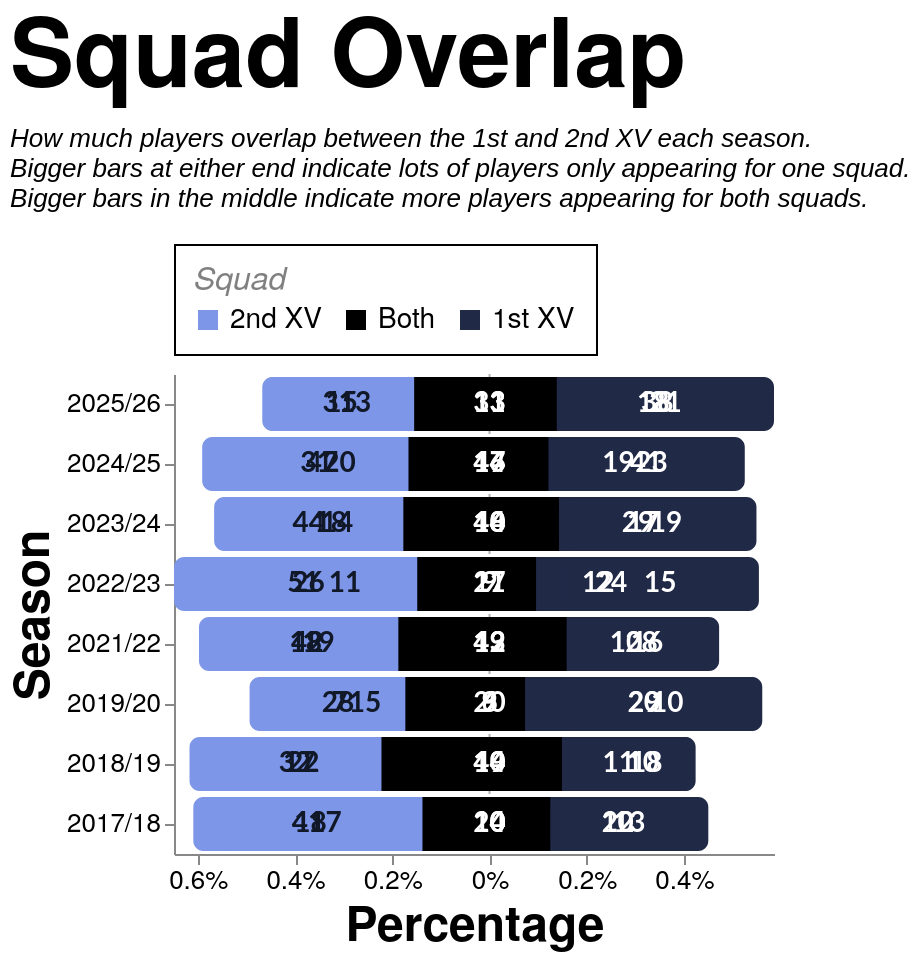

Specify this chart in Vega-Lite:
### Vega-Lite specification from a JSON file in a GitHub repository (floating-point values rounded to 4 significant figures)
{"config": {"axis": {"labelFont": "PT Sans Narrow, Helvetica Neue, Helvetica, Arial, sans-serif", "titleFont": "PT Sans Narrow, Helvetica Neue, Helvetica, Arial, sans-serif", "labelFontSize": 13, "titleFontSize": 24, "gridColor": "#202947", "gridOpacity": 0.2, "zindex": 1}, "text": {"font": "Lato, sans-serif"}, "bar": {"cornerRadiusEnd": 5}, "header": {"labelFont": "PT Sans Narrow, Helvetica Neue, Helvetica, Arial, sans-serif", "titleFont": "PT Sans Narrow, Helvetica Neue, Helvetica, Arial, sans-serif", "labelFontSize": 24, "titleFontSize": 28, "labelFontWeight": "bold", "orient": "left"}, "legend": {"labelFont": "PT Sans Narrow, Helvetica Neue, Helvetica, Arial, sans-serif", "titleFont": "PT Sans Narrow, Helvetica Neue, Helvetica, Arial, sans-serif", "labelFontSize": 14, "titleFontSize": 16, "titlePadding": 5, "fillColor": "white", "strokeColor": "black", "padding": 10, "titleFontWeight": "lighter", "titleFontStyle": "italic", "titleColor": "gray", "offset": 10}, "title": {"font": "PT Sans Narrow, Helvetica Neue, Helvetica, Arial, sans-serif", "fontSize": 48, "fontWeight": "bold", "anchor": "start", "align": "center", "titlePadding": 20, "subtitlePadding": 10, "subtitleFontSize": 13, "subtitleColor": "", "subtitleFontStyle": "italic", "offset": 15, "color": "black"}, "axisX": {"labelAngle": 0}, "facet": {"title": null, "header": null, "align": {"row": "each", "column": "each"}, "spacing": 10}, "resolve": {"scale": {"y": "independent", "facet": "independent"}}, "background": "transparent", "scale": {"offsetBandPaddingOuter": 0.2, "offsetBandPaddingInner": 0.1}, "view": {"stroke": null, "background": "transparent"}}, "layer": [{"data": {"name": "data-d285a7403ed98ae579761d64a864032b"}, "mark": {"type": "rule", "color": "#000000", "opacity": 0.3, "size": 1, "strokeDash": [2, 2]}, "encoding": {"x": {"field": "x", "type": "quantitative"}}}, {"layer": [{"mark": {"type": "bar", "cornerRadiusBottomLeft": 5, "cornerRadiusBottomRight": 0, "cornerRadiusTopLeft": 5, "cornerRadiusTopRight": 0}, "encoding": {"color": {"field": "category", "legend": {"orient": "top", "title": "Squad", "values": ["2nd XV", "Both", "1st XV"]}, "scale": {"domain": ["1st XV", "Both", "2nd XV"], "range": ["#202946", "#000000", "#7d96e8"]}, "type": "nominal"}, "order": {"field": "render_priority", "sort": "ascending", "type": "quantitative"}, "tooltip": [{"field": "season", "title": "Season", "type": "ordinal"}, {"field": "unit", "title": "Unit", "type": "nominal"}, {"field": "category", "title": "Pattern", "type": "nominal"}, {"field": "category_group", "title": "Appearance", "type": "nominal"}, {"field": "players", "title": "Players", "type": "quantitative"}, {"field": "percentage", "format": ".1%", "title": "Percentage", "type": "quantitative"}], "x": {"axis": {"format": "%", "grid": false, "labelExpr": "datum.value > 0 ? datum.value + '%' : -datum.value + '%'"}, "field": "percentage_start", "scale": {"nice": false}, "title": "Percentage", "type": "quantitative"}, "x2": {"field": "percentage_end"}, "y": {"field": "season", "sort": "descending", "title": "Season", "type": "ordinal"}}, "transform": [{"filter": "datum.category === '2nd XV'"}]}, {"mark": {"type": "bar", "cornerRadiusBottomLeft": 0, "cornerRadiusBottomRight": 0, "cornerRadiusTopLeft": 0, "cornerRadiusTopRight": 0}, "encoding": {"color": {"field": "category", "legend": {"orient": "top", "title": "Squad", "values": ["2nd XV", "Both", "1st XV"]}, "scale": {"domain": ["1st XV", "Both", "2nd XV"], "range": ["#202946", "#000000", "#7d96e8"]}, "type": "nominal"}, "order": {"field": "render_priority", "sort": "ascending", "type": "quantitative"}, "tooltip": [{"field": "season", "title": "Season", "type": "ordinal"}, {"field": "unit", "title": "Unit", "type": "nominal"}, {"field": "category", "title": "Pattern", "type": "nominal"}, {"field": "category_group", "title": "Appearance", "type": "nominal"}, {"field": "players", "title": "Players", "type": "quantitative"}, {"field": "percentage", "format": ".1%", "title": "Percentage", "type": "quantitative"}], "x": {"axis": {"format": "%", "grid": false, "labelExpr": "datum.value > 0 ? datum.value + '%' : -datum.value + '%'"}, "field": "percentage_start", "scale": {"nice": false}, "title": "Percentage", "type": "quantitative"}, "x2": {"field": "percentage_end"}, "y": {"field": "season", "sort": "descending", "title": "Season", "type": "ordinal"}}, "transform": [{"filter": "datum.category === 'Both'"}]}, {"mark": {"type": "bar", "cornerRadiusBottomLeft": 0, "cornerRadiusBottomRight": 5, "cornerRadiusTopLeft": 0, "cornerRadiusTopRight": 5}, "encoding": {"color": {"field": "category", "legend": {"orient": "top", "title": "Squad", "values": ["2nd XV", "Both", "1st XV"]}, "scale": {"domain": ["1st XV", "Both", "2nd XV"], "range": ["#202946", "#000000", "#7d96e8"]}, "type": "nominal"}, "order": {"field": "render_priority", "sort": "ascending", "type": "quantitative"}, "tooltip": [{"field": "season", "title": "Season", "type": "ordinal"}, {"field": "unit", "title": "Unit", "type": "nominal"}, {"field": "category", "title": "Pattern", "type": "nominal"}, {"field": "category_group", "title": "Appearance", "type": "nominal"}, {"field": "players", "title": "Players", "type": "quantitative"}, {"field": "percentage", "format": ".1%", "title": "Percentage", "type": "quantitative"}], "x": {"axis": {"format": "%", "grid": false, "labelExpr": "datum.value > 0 ? datum.value + '%' : -datum.value + '%'"}, "field": "percentage_start", "scale": {"nice": false}, "title": "Percentage", "type": "quantitative"}, "x2": {"field": "percentage_end"}, "y": {"field": "season", "sort": "descending", "title": "Season", "type": "ordinal"}}, "transform": [{"filter": "datum.category === '1st XV'"}]}], "data": {"name": "data-b35a0754071ed59b911e476da4a7030b"}}, {"data": {"name": "data-b35a0754071ed59b911e476da4a7030b"}, "mark": {"type": "text", "align": "center", "baseline": "middle", "fontSize": 14, "fontWeight": "bold"}, "encoding": {"color": {"field": "label_color", "legend": null, "scale": null, "type": "nominal"}, "text": {"field": "players", "format": ".0f", "type": "quantitative"}, "x": {"field": "label_position", "type": "quantitative"}, "y": {"field": "season", "sort": "descending", "title": "Season", "type": "ordinal"}}, "transform": [{"filter": "datum.percentage >= 0.035"}]}], "height": {"step": 30}, "resolve": {"scale": {"x": "shared"}}, "title": {"text": "Squad Overlap", "subtitle": ["How much players overlap between the 1st and 2nd XV each season.", "Bigger bars at either end indicate lots of players only appearing for one squad.", "Bigger bars in the middle indicate more players appearing for both squads."]}, "width": 300, "$schema": "https://vega.github.io/schema/vega-lite/v5.20.1.json", "datasets": {"data-d285a7403ed98ae579761d64a864032b": [{"x": 0}], "data-b35a0754071ed59b911e476da4a7030b": [{"type_code": -1, "season": "2017/18", "unit": "Total", "category": "2nd XV", "players": 41, "category_group": "One squad", "render_priority": 0, "percentage": 0.4713, "percentage_end": -0.1379, "percentage_start": -0.6092, "label_position": -0.3736, "label_color": "#111827", "unit_order": 0}, {"type_code": 0, "season": "2017/18", "unit": "Total", "category": "Both", "players": 24, "category_group": "Both squads", "render_priority": 1, "percentage": 0.2759, "percentage_end": 0.1379, "percentage_start": -0.1379, "label_position": -5.551e-17, "label_color": "white", "unit_order": 0}, {"type_code": 1, "season": "2017/18", "unit": "Total", "category": "1st XV", "players": 22, "category_group": "One squad", "render_priority": 0, "percentage": 0.2529, "percentage_end": 0.3908, "percentage_start": 0.1379, "label_position": 0.2644, "label_color": "white", "unit_order": 0}, {"type_code": -1, "season": "2017/18", "unit": "Forwards", "category": "2nd XV", "players": 18, "category_group": "One squad", "render_priority": 0, "percentage": 0.4737, "percentage_end": -0.1316, "percentage_start": -0.6053, "label_position": -0.3684, "label_color": "#111827", "unit_order": 1}, {"type_code": 0, "season": "2017/18", "unit": "Forwards", "category": "Both", "players": 10, "category_group": "Both squads", "render_priority": 1, "percentage": 0.2632, "percentage_end": 0.1316, "percentage_start": -0.1316, "label_position": -2.776e-17, "label_color": "white", "unit_order": 1}, {"type_code": 1, "season": "2017/18", "unit": "Forwards", "category": "1st XV", "players": 10, "category_group": "One squad", "render_priority": 0, "percentage": 0.2632, "percentage_end": 0.3947, "percentage_start": 0.1316, "label_position": 0.2632, "label_color": "white", "unit_order": 1}, {"type_code": -1, "season": "2017/18", "unit": "Backs", "category": "2nd XV", "players": 17, "category_group": "One squad", "render_priority": 0, "percentage": 0.425, "percentage_end": -0.125, "percentage_start": -0.55, "label_position": -0.3375, "label_color": "#111827", "unit_order": 2}, {"type_code": 0, "season": "2017/18", "unit": "Backs", "category": "Both", "players": 10, "category_group": "Both squads", "render_priority": 1, "percentage": 0.25, "percentage_end": 0.125, "percentage_start": -0.125, "label_position": 0.0, "label_color": "white", "unit_order": 2}, {"type_code": 1, "season": "2017/18", "unit": "Backs", "category": "1st XV", "players": 13, "category_group": "One squad", "render_priority": 0, "percentage": 0.325, "percentage_end": 0.45, "percentage_start": 0.125, "label_position": 0.2875, "label_color": "white", "unit_order": 2}, {"type_code": -1, "season": "2018/19", "unit": "Total", "category": "2nd XV", "players": 32, "category_group": "One squad", "render_priority": 0, "percentage": 0.3556, "percentage_end": -0.2222, "percentage_start": -0.5778, "label_position": -0.4, "label_color": "#111827", "unit_order": 0}, {"type_code": 0, "season": "2018/19", "unit": "Total", "category": "Both", "players": 40, "category_group": "Both squads", "render_priority": 1, "percentage": 0.4444, "percentage_end": 0.2222, "percentage_start": -0.2222, "label_position": 1.11e-16, "label_color": "white", "unit_order": 0}, {"type_code": 1, "season": "2018/19", "unit": "Total", "category": "1st XV", "players": 18, "category_group": "One squad", "render_priority": 0, "percentage": 0.2, "percentage_end": 0.4222, "percentage_start": 0.2222, "label_position": 0.3222, "label_color": "white", "unit_order": 0}, {"type_code": -1, "season": "2018/19", "unit": "Forwards", "category": "2nd XV", "players": 22, "category_group": "One squad", "render_priority": 0, "percentage": 0.4681, "percentage_end": -0.1489, "percentage_start": -0.617, "label_position": -0.383, "label_color": "#111827", "unit_order": 1}, {"type_code": 0, "season": "2018/19", "unit": "Forwards", "category": "Both", "players": 14, "category_group": "Both squads", "render_priority": 1, "percentage": 0.2979, "percentage_end": 0.1489, "percentage_start": -0.1489, "label_position": 0.0, "label_color": "white", "unit_order": 1}, {"type_code": 1, "season": "2018/19", "unit": "Forwards", "category": "1st XV", "players": 11, "category_group": "One squad", "render_priority": 0, "percentage": 0.234, "percentage_end": 0.383, "percentage_start": 0.1489, "label_position": 0.266, "label_color": "white", "unit_order": 1}, {"type_code": -1, "season": "2018/19", "unit": "Backs", "category": "2nd XV", "players": 17, "category_group": "One squad", "render_priority": 0, "percentage": 0.3696, "percentage_end": -0.2065, "percentage_start": -0.5761, "label_position": -0.3913, "label_color": "#111827", "unit_order": 2}, {"type_code": 0, "season": "2018/19", "unit": "Backs", "category": "Both", "players": 19, "category_group": "Both squads", "render_priority": 1, "percentage": 0.413, "percentage_end": 0.2065, "percentage_start": -0.2065, "label_position": -8.327e-17, "label_color": "white", "unit_order": 2}, {"type_code": 1, "season": "2018/19", "unit": "Backs", "category": "1st XV", "players": 10, "category_group": "One squad", "render_priority": 0, "percentage": 0.2174, "percentage_end": 0.4239, "percentage_start": 0.2065, "label_position": 0.3152, "label_color": "white", "unit_order": 2}, {"type_code": -1, "season": "2019/20", "unit": "Total", "category": "2nd XV", "players": 28, "category_group": "One squad", "render_priority": 0, "percentage": 0.3636, "percentage_end": -0.1299, "percentage_start": -0.4935, "label_position": -0.3117, "label_color": "#111827", "unit_order": 0}, {"type_code": 0, "season": "2019/20", "unit": "Total", "category": "Both", "players": 20, "category_group": "Both squads", "render_priority": 1, "percentage": 0.2597, "percentage_end": 0.1299, "percentage_start": -0.1299, "label_position": 0.0, "label_color": "white", "unit_order": 0}, {"type_code": 1, "season": "2019/20", "unit": "Total", "category": "1st XV", "players": 29, "category_group": "One squad", "render_priority": 0, "percentage": 0.3766, "percentage_end": 0.5065, "percentage_start": 0.1299, "label_position": 0.3182, "label_color": "white", "unit_order": 0}, {"type_code": -1, "season": "2019/20", "unit": "Forwards", "category": "2nd XV", "players": 15, "category_group": "One squad", "render_priority": 0, "percentage": 0.3659, "percentage_end": -0.07317, "percentage_start": -0.439, "label_position": -0.2561, "label_color": "#111827", "unit_order": 1}, {"type_code": 0, "season": "2019/20", "unit": "Forwards", "category": "Both", "players": 6, "category_group": "Both squads", "render_priority": 1, "percentage": 0.1463, "percentage_end": 0.07317, "percentage_start": -0.07317, "label_position": 1.388e-17, "label_color": "white", "unit_order": 1}, {"type_code": 1, "season": "2019/20", "unit": "Forwards", "category": "1st XV", "players": 20, "category_group": "One squad", "render_priority": 0, "percentage": 0.4878, "percentage_end": 0.561, "percentage_start": 0.07317, "label_position": 0.3171, "label_color": "white", "unit_order": 1}, {"type_code": -1, "season": "2019/20", "unit": "Backs", "category": "2nd XV", "players": 7, "category_group": "One squad", "render_priority": 0, "percentage": 0.2692, "percentage_end": -0.1731, "percentage_start": -0.4423, "label_position": -0.3077, "label_color": "#111827", "unit_order": 2}, {"type_code": 0, "season": "2019/20", "unit": "Backs", "category": "Both", "players": 9, "category_group": "Both squads", "render_priority": 1, "percentage": 0.3462, "percentage_end": 0.1731, "percentage_start": -0.1731, "label_position": 5.551e-17, "label_color": "white", "unit_order": 2}, {"type_code": 1, "season": "2019/20", "unit": "Backs", "category": "1st XV", "players": 10, "category_group": "One squad", "render_priority": 0, "percentage": 0.3846, "percentage_end": 0.5577, "percentage_start": 0.1731, "label_position": 0.3654, "label_color": "white", "unit_order": 2}, {"type_code": -1, "season": "2021/22", "unit": "Total", "category": "2nd XV", "players": 42, "category_group": "One squad", "render_priority": 0, "percentage": 0.375, "percentage_end": -0.1875, "percentage_start": -0.5625, "label_position": -0.375, "label_color": "#111827", "unit_order": 0}, {"type_code": 0, "season": "2021/22", "unit": "Total", "category": "Both", "players": 42, "category_group": "Both squads", "render_priority": 1, "percentage": 0.375, "percentage_end": 0.1875, "percentage_start": -0.1875, "label_position": 0.0, "label_color": "white", "unit_order": 0}, {"type_code": 1, "season": "2021/22", "unit": "Total", "category": "1st XV", "players": 28, "category_group": "One squad", "render_priority": 0, "percentage": 0.25, "percentage_end": 0.4375, "percentage_start": 0.1875, "label_position": 0.3125, "label_color": "white", "unit_order": 0}, {"type_code": -1, "season": "2021/22", "unit": "Forwards", "category": "2nd XV", "players": 19, "category_group": "One squad", "render_priority": 0, "percentage": 0.3519, "percentage_end": -0.1759, "percentage_start": -0.5278, "label_position": -0.3519, "label_color": "#111827", "unit_order": 1}, {"type_code": 0, "season": "2021/22", "unit": "Forwards", "category": "Both", "players": 19, "category_group": "Both squads", "render_priority": 1, "percentage": 0.3519, "percentage_end": 0.1759, "percentage_start": -0.1759, "label_position": 0.0, "label_color": "white", "unit_order": 1}, {"type_code": 1, "season": "2021/22", "unit": "Forwards", "category": "1st XV", "players": 16, "category_group": "One squad", "render_priority": 0, "percentage": 0.2963, "percentage_end": 0.4722, "percentage_start": 0.1759, "label_position": 0.3241, "label_color": "white", "unit_order": 1}, {"type_code": -1, "season": "2021/22", "unit": "Backs", "category": "2nd XV", "players": 18, "category_group": "One squad", "render_priority": 0, "percentage": 0.439, "percentage_end": -0.1585, "percentage_start": -0.5976, "label_position": -0.378, "label_color": "#111827", "unit_order": 2}, {"type_code": 0, "season": "2021/22", "unit": "Backs", "category": "Both", "players": 13, "category_group": "Both squads", "render_priority": 1, "percentage": 0.3171, "percentage_end": 0.1585, "percentage_start": -0.1585, "label_position": 2.776e-17, "label_color": "white", "unit_order": 2}, {"type_code": 1, "season": "2021/22", "unit": "Backs", "category": "1st XV", "players": 10, "category_group": "One squad", "render_priority": 0, "percentage": 0.2439, "percentage_end": 0.4024, "percentage_start": 0.1585, "label_position": 0.2805, "label_color": "white", "unit_order": 2}, {"type_code": -1, "season": "2022/23", "unit": "Total", "category": "2nd XV", "players": 51, "category_group": "One squad", "render_priority": 0, "percentage": 0.5, "percentage_end": -0.1324, "percentage_start": -0.6324, "label_position": -0.3824, "label_color": "#111827", "unit_order": 0}, {"type_code": 0, "season": "2022/23", "unit": "Total", "category": "Both", "players": 27, "category_group": "Both squads", "render_priority": 1, "percentage": 0.2647, "percentage_end": 0.1324, "percentage_start": -0.1324, "label_position": -2.776e-17, "label_color": "white", "unit_order": 0}, {"type_code": 1, "season": "2022/23", "unit": "Total", "category": "1st XV", "players": 24, "category_group": "One squad", "render_priority": 0, "percentage": 0.2353, "percentage_end": 0.3676, "percentage_start": 0.1324, "label_position": 0.25, "label_color": "white", "unit_order": 0}, {"type_code": -1, "season": "2022/23", "unit": "Forwards", "category": "2nd XV", "players": 26, "category_group": "One squad", "render_priority": 0, "percentage": 0.5532, "percentage_end": -0.09574, "percentage_start": -0.6489, "label_position": -0.3723, "label_color": "#111827", "unit_order": 1}, {"type_code": 0, "season": "2022/23", "unit": "Forwards", "category": "Both", "players": 9, "category_group": "Both squads", "render_priority": 1, "percentage": 0.1915, "percentage_end": 0.09574, "percentage_start": -0.09574, "label_position": 8.327e-17, "label_color": "white", "unit_order": 1}, {"type_code": 1, "season": "2022/23", "unit": "Forwards", "category": "1st XV", "players": 12, "category_group": "One squad", "render_priority": 0, "percentage": 0.2553, "percentage_end": 0.3511, "percentage_start": 0.09574, "label_position": 0.2234, "label_color": "white", "unit_order": 1}, {"type_code": -1, "season": "2022/23", "unit": "Backs", "category": "2nd XV", "players": 11, "category_group": "One squad", "render_priority": 0, "percentage": 0.2973, "percentage_end": -0.1486, "percentage_start": -0.4459, "label_position": -0.2973, "label_color": "#111827", "unit_order": 2}, {"type_code": 0, "season": "2022/23", "unit": "Backs", "category": "Both", "players": 11, "category_group": "Both squads", "render_priority": 1, "percentage": 0.2973, "percentage_end": 0.1486, "percentage_start": -0.1486, "label_position": 2.776e-17, "label_color": "white", "unit_order": 2}, {"type_code": 1, "season": "2022/23", "unit": "Backs", "category": "1st XV", "players": 15, "category_group": "One squad", "render_priority": 0, "percentage": 0.4054, "percentage_end": 0.5541, "percentage_start": 0.1486, "label_position": 0.3514, "label_color": "white", "unit_order": 2}, {"type_code": -1, "season": "2023/24", "unit": "Total", "category": "2nd XV", "players": 44, "category_group": "One squad", "render_priority": 0, "percentage": 0.3894, "percentage_end": -0.177, "percentage_start": -0.5664, "label_position": -0.3717, "label_color": "#111827", "unit_order": 0}, {"type_code": 0, "season": "2023/24", "unit": "Total", "category": "Both", "players": 40, "category_group": "Both squads", "render_priority": 1, "percentage": 0.354, "percentage_end": 0.177, "percentage_start": -0.177, "label_position": 5.551e-17, "label_color": "white", "unit_order": 0}, {"type_code": 1, "season": "2023/24", "unit": "Total", "category": "1st XV", "players": 29, "category_group": "One squad", "render_priority": 0, "percentage": 0.2566, "percentage_end": 0.4336, "percentage_start": 0.177, "label_position": 0.3053, "label_color": "white", "unit_order": 0}, {"type_code": -1, "season": "2023/24", "unit": "Forwards", "category": "2nd XV", "players": 18, "category_group": "One squad", "render_priority": 0, "percentage": 0.3673, "percentage_end": -0.1429, "percentage_start": -0.5102, "label_position": -0.3265, "label_color": "#111827", "unit_order": 1}, {"type_code": 0, "season": "2023/24", "unit": "Forwards", "category": "Both", "players": 14, "category_group": "Both squads", "render_priority": 1, "percentage": 0.2857, "percentage_end": 0.1429, "percentage_start": -0.1429, "label_position": 5.551e-17, "label_color": "white", "unit_order": 1}, {"type_code": 1, "season": "2023/24", "unit": "Forwards", "category": "1st XV", "players": 17, "category_group": "One squad", "render_priority": 0, "percentage": 0.3469, "percentage_end": 0.4898, "percentage_start": 0.1429, "label_position": 0.3163, "label_color": "white", "unit_order": 1}, {"type_code": -1, "season": "2023/24", "unit": "Backs", "category": "2nd XV", "players": 14, "category_group": "One squad", "render_priority": 0, "percentage": 0.2745, "percentage_end": -0.1765, "percentage_start": -0.451, "label_position": -0.3137, "label_color": "#111827", "unit_order": 2}, {"type_code": 0, "season": "2023/24", "unit": "Backs", "category": "Both", "players": 18, "category_group": "Both squads", "render_priority": 1, "percentage": 0.3529, "percentage_end": 0.1765, "percentage_start": -0.1765, "label_position": -8.327e-17, "label_color": "white", "unit_order": 2}, {"type_code": 1, "season": "2023/24", "unit": "Backs", "category": "1st XV", "players": 19, "category_group": "One squad", "render_priority": 0, "percentage": 0.3725, "percentage_end": 0.549, "percentage_start": 0.1765, "label_position": 0.3627, "label_color": "white", "unit_order": 2}, {"type_code": -1, "season": "2024/25", "unit": "Total", "category": "2nd XV", "players": 47, "category_group": "One squad", "render_priority": 0, "percentage": 0.3561, "percentage_end": -0.1667, "percentage_start": -0.5227, "label_position": -0.3447, "label_color": "#111827", "unit_order": 0}, {"type_code": 0, "season": "2024/25", "unit": "Total", "category": "Both", "players": 44, "category_group": "Both squads", "render_priority": 1, "percentage": 0.3333, "percentage_end": 0.1667, "percentage_start": -0.1667, "label_position": 8.327e-17, "label_color": "white", "unit_order": 0}, {"type_code": 1, "season": "2024/25", "unit": "Total", "category": "1st XV", "players": 41, "category_group": "One squad", "render_priority": 0, "percentage": 0.3106, "percentage_end": 0.4773, "percentage_start": 0.1667, "label_position": 0.322, "label_color": "white", "unit_order": 0}, {"type_code": -1, "season": "2024/25", "unit": "Forwards", "category": "2nd XV", "players": 20, "category_group": "One squad", "render_priority": 0, "percentage": 0.3333, "percentage_end": -0.1417, "percentage_start": -0.475, "label_position": -0.3083, "label_color": "#111827", "unit_order": 1}, {"type_code": 0, "season": "2024/25", "unit": "Forwards", "category": "Both", "players": 17, "category_group": "Both squads", "render_priority": 1, "percentage": 0.2833, "percentage_end": 0.1417, "percentage_start": -0.1417, "label_position": 5.551e-17, "label_color": "white", "unit_order": 1}, {"type_code": 1, "season": "2024/25", "unit": "Forwards", "category": "1st XV", "players": 23, "category_group": "One squad", "render_priority": 0, "percentage": 0.3833, "percentage_end": 0.525, "percentage_start": 0.1417, "label_position": 0.3333, "label_color": "white", "unit_order": 1}, {"type_code": -1, "season": "2024/25", "unit": "Backs", "category": "2nd XV", "players": 31, "category_group": "One squad", "render_priority": 0, "percentage": 0.4697, "percentage_end": -0.1212, "percentage_start": -0.5909, "label_position": -0.3561, "label_color": "#111827", "unit_order": 2}, {"type_code": 0, "season": "2024/25", "unit": "Backs", "category": "Both", "players": 16, "category_group": "Both squads", "render_priority": 1, "percentage": 0.2424, "percentage_end": 0.1212, "percentage_start": -0.1212, "label_position": 0.0, "label_color": "white", "unit_order": 2}, {"type_code": 1, "season": "2024/25", "unit": "Backs", "category": "1st XV", "players": 19, "category_group": "One squad", "render_priority": 0, "percentage": 0.2879, "percentage_end": 0.4091, "percentage_start": 0.1212, "label_position": 0.2652, "label_color": "white", "unit_order": 2}, {"type_code": -1, "season": "2025/26", "unit": "Total", "category": "2nd XV", "players": 31, "category_group": "One squad", "render_priority": 0, "percentage": 0.31, "percentage_end": -0.155, "percentage_start": -0.465, "label_position": -0.31, "label_color": "#111827", "unit_order": 0}, {"type_code": 0, "season": "2025/26", "unit": "Total", "category": "Both", "players": 31, "category_group": "Both squads", "render_priority": 1, "percentage": 0.31, "percentage_end": 0.155, "percentage_start": -0.155, "label_position": 2.776e-17, "label_color": "white", "unit_order": 0}, {"type_code": 1, "season": "2025/26", "unit": "Total", "category": "1st XV", "players": 38, "category_group": "One squad", "render_priority": 0, "percentage": 0.38, "percentage_end": 0.535, "percentage_start": 0.155, "label_position": 0.345, "label_color": "white", "unit_order": 0}, {"type_code": -1, "season": "2025/26", "unit": "Forwards", "category": "2nd XV", "players": 13, "category_group": "One squad", "render_priority": 0, "percentage": 0.2766, "percentage_end": -0.1383, "percentage_start": -0.4149, "label_position": -0.2766, "label_color": "#111827", "unit_order": 1}, {"type_code": 0, "season": "2025/26", "unit": "Forwards", "category": "Both", "players": 13, "category_group": "Both squads", "render_priority": 1, "percentage": 0.2766, "percentage_end": 0.1383, "percentage_start": -0.1383, "label_position": 2.776e-17, "label_color": "white", "unit_order": 1}, {"type_code": 1, "season": "2025/26", "unit": "Forwards", "category": "1st XV", "players": 21, "category_group": "One squad", "render_priority": 0, "percentage": 0.4468, "percentage_end": 0.5851, "percentage_start": 0.1383, "label_position": 0.3617, "label_color": "white", "unit_order": 1}, {"type_code": -1, "season": "2025/26", "unit": "Backs", "category": "2nd XV", "players": 15, "category_group": "One squad", "render_priority": 0, "percentage": 0.3261, "percentage_end": -0.1413, "percentage_start": -0.4674, "label_position": -0.3043, "label_color": "#111827", "unit_order": 2}, {"type_code": 0, "season": "2025/26", "unit": "Backs", "category": "Both", "players": 13, "category_group": "Both squads", "render_priority": 1, "percentage": 0.2826, "percentage_end": 0.1413, "percentage_start": -0.1413, "label_position": 8.327e-17, "label_color": "white", "unit_order": 2}, {"type_code": 1, "season": "2025/26", "unit": "Backs", "category": "1st XV", "players": 18, "category_group": "One squad", "render_priority": 0, "percentage": 0.3913, "percentage_end": 0.5326, "percentage_start": 0.1413, "label_position": 0.337, "label_color": "white", "unit_order": 2}]}}
